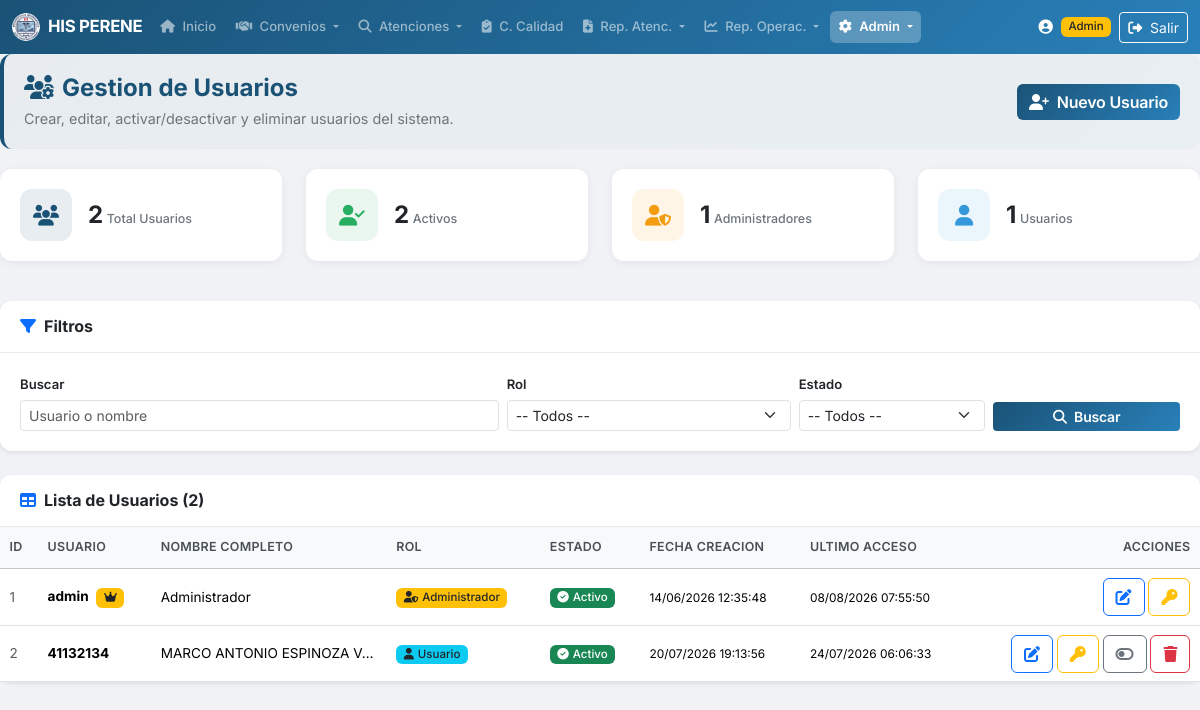
/usuarios.php (signed in), run on the app's committed database.
### tables this page shows
CREATE TABLE `USUARIOS` (
  `id_usuario` int(11) NOT NULL,
  `usuario` varchar(50) NOT NULL,
  `password` varchar(255) NOT NULL,
  `nombre_completo` varchar(150) DEFAULT NULL,
  `rol` varchar(20) NOT NULL DEFAULT 'usuario' COMMENT 'admin o usuario',
  `estado` tinyint(1) NOT NULL DEFAULT 1,
  `fecha_creacion` datetime DEFAULT current_timestamp(),
  `ultimo_acceso` datetime DEFAULT NULL
);

### includes/functions.php (called while the page is built, shortened)
<?php
function clean($str) {
    return htmlspecialchars($str ?? '', ENT_QUOTES, 'UTF-8');
}
function formatDateTime($datetime) {
    $ts = strtotime($datetime);
    return $ts ? date('d/m/Y H:i:s', $ts) : $datetime;
}

### usuarios.php (the view, shortened to what this page needs)
<?php
require_once 'includes/functions.php';
$pdo = getDBConnection();
$fBuscar = trim($_GET['buscar'] ?? '');
$where = "1=1";
$params = [];
$countSql = "SELECT COUNT(*) FROM USUARIOS WHERE " . $where;
$countStmt = $pdo->prepare($countSql);
$countStmt->execute($params);
$totalRegistros = (int)$countStmt->fetchColumn();
$porPagina = 20;
$pagina = max(1, intval($_GET['pagina'] ?? 1));
$offset = ($pagina - 1) * $porPagina;
$dataSql = "SELECT id_usuario, usuario, nombre_completo, rol, estado, fecha_creacion, ultimo_acceso FROM USUARIOS WHERE {$where} ORDER BY id_usuario ASC LIMIT {$porPagina} OFFSET {$offset}";
$dataStmt = $pdo->prepare($dataSql);
$dataStmt->execute($params);
$usuarios = $dataStmt->fetchAll();
$statsRow = $pdo->query("SELECT
    COUNT(*) as total,
    SUM(CASE WHEN estado=1 THEN 1 ELSE 0 END) as activos,
    SUM(CASE WHEN estado=0 THEN 1 ELSE 0 END) as inactivos,
    SUM(CASE WHEN rol='admin' THEN 1 ELSE 0 END) as admins,
    SUM(CASE WHEN rol='usuario' THEN 1 ELSE 0 END) as usuarios_comun
    FROM USUARIOS")->fetch();
include 'includes/header.php';
?>
<div class="page-header-section">
    <div class="d-flex justify-content-between align-items-center flex-wrap gap-2">
        <div>
            <h4><i class="fas fa-users-cog me-2"></i>Gestion de Usuarios</h4>
            <p class="subtitle">Crear, editar, activar/desactivar y eliminar usuarios del sistema.</p>
        </div>
        <button type="button" class="btn btn-his" data-bs-toggle="modal" data-bs-target="#modalCrear">
            <i class="fas fa-user-plus me-1"></i> Nuevo Usuario
        </button>
    </div>
</div>
<div class="row mb-4">
    <div class="col-md-3 col-6 mb-3">
        <div class="stat-card stat-primary">
            <div class="stat-icon"><i class="fas fa-users"></i></div>
            <div class="stat-info">
                <span class="stat-value"><?= number_format($statsRow['total'] ?? 0) ?></span>
                <span class="stat-label">Total Usuarios</span>
            </div>
        </div>
    </div>
    <div class="col-md-3 col-6 mb-3">
        <div class="stat-card stat-success">
            <div class="stat-icon"><i class="fas fa-user-check"></i></div>
            <div class="stat-info">
                <span class="stat-value"><?= number_format($statsRow['activos'] ?? 0) ?></span>
                <span class="stat-label">Activos</span>
            </div>
        </div>
    </div>
    <div class="col-md-3 col-6 mb-3">
        <div class="stat-card stat-warning">
            <div class="stat-icon"><i class="fas fa-user-shield"></i></div>
            <div class="stat-info">
                <span class="stat-value"><?= number_format($statsRow['admins'] ?? 0) ?></span>
                <span class="stat-label">Administradores</span>
            </div>
        </div>
    </div>
    <div class="col-md-3 col-6 mb-3">
        <div class="stat-card stat-info">
            <div class="stat-icon"><i class="fas fa-user"></i></div>
            <div class="stat-info">
                <span class="stat-value"><?= number_format($statsRow['usuarios_comun'] ?? 0) ?></span>
                <span class="stat-label">Usuarios</span>
            </div>
        </div>
    </div>
</div>
<div class="card shadow-sm mb-4">
    <div class="card-header bg-white">
        <h6 class="mb-0 fw-bold"><i class="fas fa-filter me-2 text-primary"></i>Filtros</h6>
    </div>
    <div class="card-body">
        <form method="GET" action="usuarios.php" class="row g-2 align-items-end">
            <div class="col-md-5">
                <label class="form-label small fw-semibold">Buscar</label>
                <input type="text" name="buscar" class="form-control form-control-sm" placeholder="Usuario o nombre" value="<?= htmlspecialchars($fBuscar) ?>">
            </div>
            <div class="col-md-3">
                <label class="form-label small fw-semibold">Rol</label>
                <select name="rol" class="form-select form-select-sm">
                    <option value="">-- Todos --</option>
                </select>
            </div>
            <div class="col-md-2">
                <label class="form-label small fw-semibold">Estado</label>
                <select name="estado" class="form-select form-select-sm">
                    <option value="">-- Todos --</option>
                </select>
            </div>
            <div class="col-md-2">
                <button type="submit" class="btn btn-his btn-sm w-100"><i class="fas fa-search me-1"></i> Buscar</button>
            </div>
        </form>
    </div>
</div>
<div class="card shadow-sm">
    <div class="card-header bg-white">
        <h6 class="mb-0 fw-bold"><i class="fas fa-table me-2 text-primary"></i>Lista de Usuarios (<?= number_format($totalRegistros) ?>)</h6>
    </div>
    <div class="card-body p-0">
        <?php if (empty($usuarios)): ?>
            <div class="empty-state">
                <i class="fas fa-user-slash"></i>
                <h5>Sin usuarios</h5>
                <p>No se encontraron usuarios con los filtros seleccionados.</p>
            </div>
        <?php else: ?>
            <div class="table-responsive">
                <table class="table table-hover table-sm mb-0">
                    <thead class="table-light">
                        <tr>
                            <th>ID</th>
                            <th>Usuario</th>
                            <th>Nombre Completo</th>
                            <th>Rol</th>
                            <th>Estado</th>
                            <th>Fecha Creacion</th>
                            <th>Ultimo Acceso</th>
                            <th class="text-end">Acciones</th>
                        </tr>
                    </thead>
                    <tbody>
                        <?php foreach ($usuarios as $u): ?>
                        <tr>
                            <td class="text-muted"><?= (int)$u['id_usuario'] ?></td>
                            <td>
                                <strong><?= clean($u['usuario']) ?></strong>
                                <?php if ((int)$u['id_usuario'] === 1): ?>
                                    <span class="badge bg-warning text-dark ms-1" title="Administrador principal"><i class="fas fa-crown"></i></span>
                                <?php endif; ?>
                            </td>
                            <td><?= clean($u['nombre_completo']) ?></td>
                            <td>
                                <?php if ($u['rol'] === 'admin'): ?>
                                    <span class="badge bg-warning text-dark"><i class="fas fa-user-shield me-1"></i>Administrador</span>
                                <?php else: ?>
                                    <span class="badge bg-info text-dark"><i class="fas fa-user me-1"></i>Usuario</span>
                                <?php endif; ?>
                            </td>
                            <td>
                                <?php if ((int)$u['estado'] === 1): ?>
                                    <span class="badge bg-success"><i class="fas fa-check-circle me-1"></i>Activo</span>
                                <?php else: ?>
                                    <span class="badge bg-danger"><i class="fas fa-times-circle me-1"></i>Inactivo</span>
                                <?php endif; ?>
                            </td>
                            <td><small><?= formatDateTime($u['fecha_creacion']) ?></small></td>
                            <td><small><?= $u['ultimo_acceso'] ? formatDateTime($u['ultimo_acceso']) : '<span class="text-muted">Nunca</span>' ?></small></td>
                            <td class="text-end">
                                <button type="button" class="btn btn-xs btn-outline-primary"
                                        onclick='editarUsuario(<?= json_encode([
                                            "id_usuario" => (int)$u["id_usuario"],
                                            "usuario" => $u["usuario"],
                                            "nombre_completo" => $u["nombre_completo"],
                                            "rol" => $u["rol"],
                                            "estado" => (int)$u["estado"],
                                        ], JSON_HEX_TAG | JSON_HEX_AMP | JSON_HEX_APOS | JSON_HEX_QUOT) ?>)'>
                                    <i class="fas fa-edit" title="Editar"></i>
                                </button>
                                <button type="button" class="btn btn-xs btn-outline-warning"
                                        onclick='resetearClave(<?= (int)$u["id_usuario"] ?>, <?= json_encode($u["usuario"], JSON_HEX_TAG | JSON_HEX_AMP | JSON_HEX_APOS | JSON_HEX_QUOT) ?>)'>
                                    <i class="fas fa-key" title="Resetear clave"></i>
                                </button>
                                <?php if ((int)$u['id_usuario'] !== 1): ?>
                                <form method="POST" action="usuarios.php" class="d-inline" onsubmit="return confirm('¿Cambiar el estado de este usuario?');">
                                    <button type="submit" class="btn btn-xs btn-outline-<?= (int)$u['estado'] === 1 ? 'secondary' : 'success' ?>">
                                        <i class="fas fa-<?= (int)$u['estado'] === 1 ? 'toggle-off' : 'toggle-on' ?>" title="<?= (int)$u['estado'] === 1 ? 'Desactivar' : 'Activar' ?>"></i>
                                    </button>
                                </form>
                                <?php if ((int)$u['id_usuario'] !== (int)($_SESSION['usuario_id'] ?? 0)): ?>
                                <form method="POST" action="usuarios.php" class="d-inline" onsubmit="return confirm('¿ELIMINAR este usuario? Esta accion no se puede deshacer.');">
                                    <button type="submit" class="btn btn-xs btn-outline-danger">
                                        <i class="fas fa-trash" title="Eliminar"></i>
                                    </button>
                                </form>
                                <?php endif; ?>
                                <?php endif; ?>
                            </td>
                        </tr>
                        <?php endforeach; ?>
                    </tbody>
                </table>
            </div>
        <?php endif; ?>
    </div>
</div>
<?php include 'includes/footer.php'; ?>

### assets/css/style.css (style rules this page uses)
:root { --his-primary: #1a5276; --his-primary-light: #2980b9; --his-primary-dark: #0e2f44; --his-success: #27ae60; --his-warning: #f39c12; --his-danger: #e74c3c; --his-info: #3498db; --his-bg: #f0f2f5; --his-sidebar: #2c3e50; }
body { font-family: 'Inter', -apple-system, BlinkMacSystemFont, 'Segoe UI', Roboto, sans-serif; background-color: var(--his-bg); font-size: 0.9rem; }
.btn-his { background: linear-gradient(135deg, var(--his-primary) 0%, var(--his-primary-light) 100%); color: #fff; border: none; font-weight: 600; letter-spacing: -0.2px; transition: all 0.2s ease; }
.stat-card { background: #fff; border-radius: 12px; padding: 1.25rem; display: flex; align-items: center; gap: 1rem; box-shadow: 0 2px 8px rgba(0, 0, 0, 0.06); transition: transform 0.2s ease, box-shadow 0.2s ease; }
.stat-icon { width: 52px; height: 52px; border-radius: 12px; display: flex; align-items: center; justify-content: center; font-size: 1.3rem; flex-shrink: 0; }
.stat-primary .stat-icon { background: rgba(26, 82, 118, 0.1); color: var(--his-primary); }
.stat-success .stat-icon { background: rgba(39, 174, 96, 0.1); color: var(--his-success); }
.stat-info .stat-icon { background: rgba(52, 152, 219, 0.1); color: var(--his-info); }
.stat-warning .stat-icon { background: rgba(243, 156, 18, 0.1); color: var(--his-warning); }
.stat-value { font-size: 1.5rem; font-weight: 700; line-height: 1.2; letter-spacing: -0.5px; }
.stat-label { font-size: 0.78rem; color: #6c757d; font-weight: 500; }
.card { border: none; border-radius: 12px; }
.card-header { border-bottom: 1px solid #e9ecef; padding: 1rem 1.25rem; border-radius: 12px 12px 0 0 !important; }
.card-body { padding: 1.25rem; }
.table { font-size: 0.85rem; }
.table thead th { font-weight: 600; font-size: 0.78rem; text-transform: uppercase; letter-spacing: 0.3px; color: #495057; white-space: nowrap; padding: 0.7rem 0.6rem; }
.table tbody td { vertical-align: middle; padding: 0.55rem 0.6rem; max-width: 200px; overflow: hidden; text-overflow: ellipsis; white-space: nowrap; }
.form-label { font-size: 0.82rem; margin-bottom: 0.3rem; }
.badge { font-weight: 500; font-size: 0.72rem; }
.card { animation: fadeIn 0.3s ease-out; }
.page-header-section { background: linear-gradient(135deg, rgba(26, 82, 118, 0.04) 0%, rgba(41, 128, 185, 0.04) 100%); border-radius: 12px; padding: 1.25rem; margin-bottom: 1.25rem; border-left: 4px solid var(--his-primary); }
.page-header-section h4 { color: var(--his-primary); font-weight: 700; margin-bottom: 0.3rem; }
.page-header-section .subtitle { color: #6c757d; font-size: 0.9rem; margin-bottom: 0; }

### data on the page
usuarios: id_usuario "1", usuario "admin", nombre_completo "Administrador", rol "admin" (drawn), estado 1 (drawn), fecha_creacion "14/06/2026 12:35:48", ultimo_acceso "08/08/2026 07:55:50"
usuarios: id_usuario "2", usuario "41132134", nombre_completo "MARCO ANTONIO ESPINOZA V…", rol "usuario" (drawn), estado 1 (drawn), fecha_creacion "20/07/2026 19:13:56", ultimo_acceso "24/07/2026 06:06:33"

### other printed values
$statsRow['total'] "2"
$statsRow['activos'] "2"
$statsRow['admins'] "1"
$statsRow['usuarios_comun'] "1"
$totalRegistros "2"
